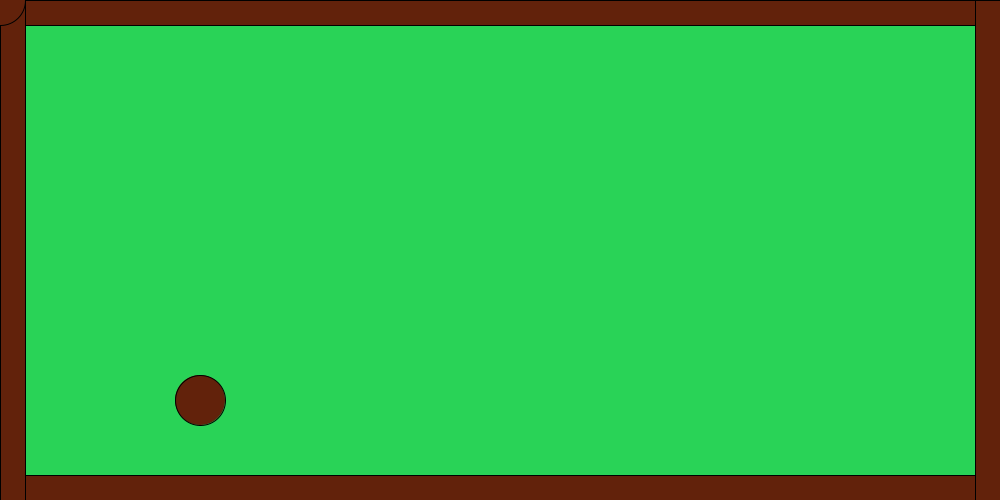
Frame 1 (no input)
Frame 60 (the mouse pressed at the canvas centre just before this capture): identical to frame 1, image omitted
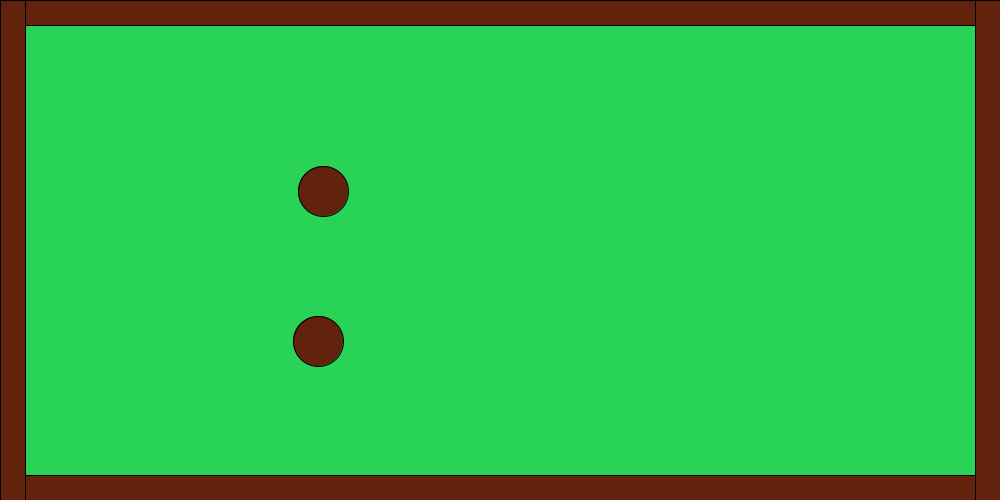
Frame 120 (the mouse held since frame 60 and released just before this capture)

The Processing sketch that drew these frames (run headless with seeded random() and noise(); from frame 60 on, the mouse is pressed at the canvas centre):

// Processing sketch: processing_152712
// ── processing_152712.pde

//int X1=500, Y1=100, C1=1;
int X1, Y1, C1=0;
int X2=200, Y2=400, C2=1;
int r=25, dia=2*r; //Radio, Diametro
float dis, d; //Distancia

void setup(){
  size(1000, 500);
  smooth();
  frameRate(100);
  fill(#62220B);
}

void draw(){
  //Diseno de la mesa
  background(#29D357); 
  rect(0, 0, 1000, 25);
  rect(0, 475, 1000, 25);
  rect(0, 0, 25, 500);
  rect(975, 0, 25, 500);
  
  //Esferas
  if(C1==0){
    X1=mouseX;
    Y1=mouseY;
    if(mousePressed){
      C1=4;
    }
  }
  //ellipse(X1, Y1, dia, dia);}
  ellipse(X1, Y1, dia, dia);
  ellipse(X2, Y2, dia, dia);
  if(mousePressed) {
    
    //Calculo de Distancia
    d = dist(X1, Y1, X2, Y2);
    //dis=sqrt(pow(X2-X1, 2) + pow(Y2-Y1, 2));
    if(d<=dia+5 && d>=dia-5){
      if(C1==1 && C2==2){
        C1=2;
        C2=1;
      }
      if(C1==1 && C2==3){
        C1=3;
        C2=1;
      }
      if(C1==1 && C2==4){
        C1=4;
        C2=1;
      }
      if(C1==2 && C2==3){
        C1=3;
        C2=2;
      }
      if(C1==2 && C2==4){
        C1=4;
        C2=2;
      }
      if(C1==3 && C2==4){
        C1=4;
        C2=3;
      }
      if(C1==2 && C2==1){
        C1=1;
        C2=2;
      }
      if(C1==3 && C2==1){
        C1=1;
        C2=3;
      }
      if(C1==4 && C2==1){
        C1=1;
        C2=4;
      }
      if(C1==3 && C2==2){
        C1=2;
        C2=3;
      }
      if(C1==4 && C2==2){
        C1=2;
        C2=4;
      }
      if(C1==4 && C2==3){
        C1=3;
        C2=4;
      }
      if(C1==1 && C2==1){
        if(X1>X2)
        {
          C1=4;
          C2=1;
        }
        if(X1<X2)
        {
          C1=1;
          C2=4;
        }
      }
    }
    
    
    //Movimientos Bola 1
    if(C1==1){
      Y1--;
      X1=X1+1;
    }
    if(C1==2){
      X1=X1+2;
      Y1++;
    }
    if(C1==3){
      X1=X1-2;
      Y1++;
    }
    if(C1==4){
      X1=X1-3;
      Y1--;
    }
    
    //Controles Bola 1
    //Rebote Superior
    if(Y1<=r*2){
      if(C1==1){
        C1=2;  
      }
      if(C1==4){
        C1=3;
      }
    }
    //Rebote Izquierdo
    if(X1<=r*2){
      if(C1==3){
        C1=2;  
      }
      if(C1==4){
        C1=1;
      }
    }
    //Rebote Derecho
    if(X1>=1000-r*2){
      if(C1==2){
        C1=3;  
      }
      if(C1==1){
        C1=4;
      }
    }
    //Rebote Inferior
  if(Y1>=500-r*2){
      if(C1==2){
        C1=1;  
      }
      if(C1==3){
        C1=4;
      }
    }
    
    //Movimiento Bola 2
     if(C2==1){
      Y2--;
      X2=X2+2;
    }
    if(C2==2){
      X2=X2+3;
      Y2++;
    }
    if(C2==3){
      X2=X2-3;
      Y2++;
    }
    if(C2==4){
      X2=X2-2;
      Y2--;
    }
    
    //Controles Bola 2
    //Rebote Superior
    if(Y2<=r*2){
      if(C2==1){
        C2=2;  
      }
      if(C2==4){
        C2=3;
      }
    }
    //Rebote Izquierdo
    if(X2<=r*2){
      if(C2==3){
        C2=2;  
      }
      if(C2==4){
        C2=1;
      }
    }
    //Rebote Derecho
    if(X2>=1000-r*2){
      if(C2==2){
        C2=3;  
      }
      if(C2==1){
        C2=4;
      }
    }
    //Rebote Inferior
  if(Y2>=500-r*2){
      if(C2==2){
        C2=1;  
      }
      if(C2==3){
        C2=4;
      }
    }
  }
}
